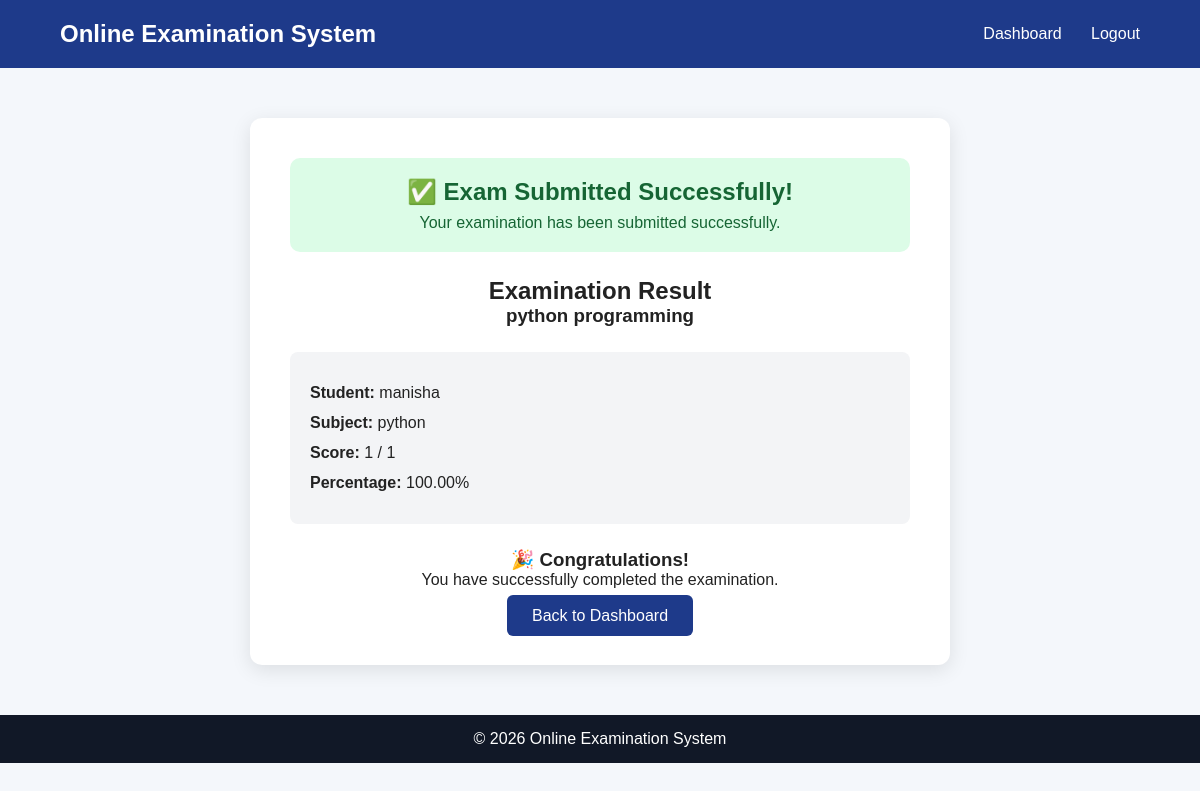
The app's page /result/1 (signed in) with its own data.
### tables this page shows
CREATE TABLE exams (
            id INTEGER PRIMARY KEY AUTOINCREMENT,
            title TEXT NOT NULL,
            subject TEXT NOT NULL,
            duration INTEGER NOT NULL,
            total_questions INTEGER NOT NULL
        );

CREATE TABLE results (
            id INTEGER PRIMARY KEY AUTOINCREMENT,
            user_id INTEGER NOT NULL,
            exam_id INTEGER NOT NULL,
            score INTEGER NOT NULL,
            total_questions INTEGER NOT NULL,
            percentage REAL NOT NULL,
            date TIMESTAMP DEFAULT CURRENT_TIMESTAMP,
            FOREIGN KEY (user_id) REFERENCES users(id),
            FOREIGN KEY (exam_id) REFERENCES exams(id)
        );

### app.py (the view)
@app.route("/result/<int:result_id>")
def result(result_id):
    if "user_id" not in session:
        return redirect(url_for("login"))
    conn = get_db_connection()
    result = conn.execute(
        """
        SELECT *
        FROM results
        WHERE id = ?
        AND user_id = ?
        """,
        (result_id, session["user_id"])
    ).fetchone()
    if not result:
        conn.close()
        return "Result not found", 404
    exam = conn.execute(
        """
        SELECT *
        FROM exams
        WHERE id = ?
        """,
        (result["exam_id"],)
    ).fetchone()
    conn.close()
    return render_template(
        "result.html",
        result=result,
        exam=exam,
        user_name=session["user_name"]
    )

### app.py (called while the page is built)
def get_db_connection():
    conn = sqlite3.connect(DATABASE)
    conn.row_factory = sqlite3.Row
    return conn

### templates/result.html (shortened to what this page needs)
<!DOCTYPE html>
<html lang="en">
<head>
    <link rel="stylesheet"
          href="{{ url_for('static', filename='css/style.css') }}">
</head>
<body>
<header>
    <h1>Online Examination System</h1>
    <nav>
        <a href="/dashboard">Dashboard</a>
        <a href="/logout">Logout</a>
    </nav>
</header>
<main class="result-container">
    <div class="result-card">
        <div class="success-message">
            <h2>✅ Exam Submitted Successfully!</h2>
            <p>
                Your examination has been submitted successfully.
            </p>
        </div>
        <h2>Examination Result</h2>
        <h3>{{ exam["title"] }}</h3>
        <div class="result-details">
            <p>
                <strong>Student:</strong>
                {{ user_name }}
            </p>
            <p>
                <strong>Subject:</strong>
                {{ exam["subject"] }}
            </p>
            <p>
                <strong>Score:</strong>
                {{ result["score"] }}
                / {{ result["total_questions"] }}
            </p>
            <p>
                <strong>Percentage:</strong>
                {{ "%.2f"|format(result["percentage"]) }}%
            </p>
        </div>
        {% if result["percentage"] >= 40 %}
            <h3>🎉 Congratulations!</h3>
            <p>You have successfully completed the examination.</p>
        {% else %}
            <h3>📚 Keep Practicing!</h3>
            <p>Review the topics and try again.</p>
        {% endif %}
        <br>
        <a href="/dashboard" class="btn">
            Back to Dashboard
        </a>
    </div>
</main>
<footer>
    <p>© 2026 Online Examination System</p>
</footer>
</body>
</html>

### static/css/style.css (style rules this page uses)
* { margin: 0; padding: 0; box-sizing: border-box; }
body { font-family: Arial, sans-serif; background: #f4f7fb; color: #222; }
header { background: #1e3a8a; color: white; padding: 20px 60px; display: flex; justify-content: space-between; align-items: center; }
header h1 { font-size: 24px; }
nav a { color: white; text-decoration: none; margin-left: 25px; }
.btn { background: #1e3a8a; color: white; padding: 12px 25px; text-decoration: none; border-radius: 6px; }
footer { text-align: center; padding: 15px; background: #111827; color: white; }
.result-container { width: 90%; max-width: 700px; margin: 50px auto; }
.result-card { background: white; padding: 40px; border-radius: 12px; text-align: center; box-shadow: 0 5px 20px rgba(0, 0, 0, 0.1); }
.success-message { background: #dcfce7; padding: 20px; border-radius: 10px; margin-bottom: 25px; }
.success-message h2 { color: #166534; margin-bottom: 8px; }
.success-message p { color: #166534; }
.result-details { background: #f3f4f6; padding: 20px; margin: 25px 0; border-radius: 8px; text-align: left; }
.result-details p { margin: 12px 0; }

### records on screen
exams: title "python programming", subject "python"
results: score "1", total_questions "1", percentage "100.00"

### other values on screen
{{ user_name }} "manisha"
